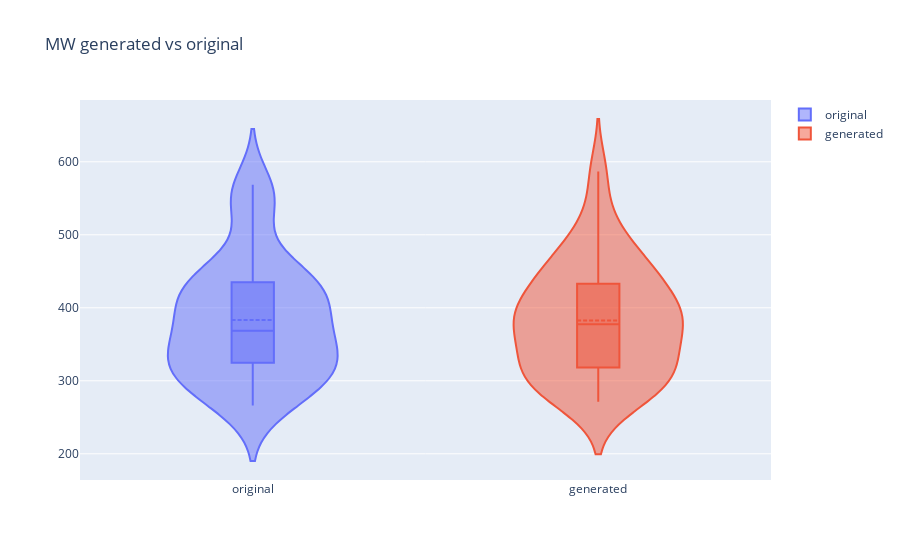
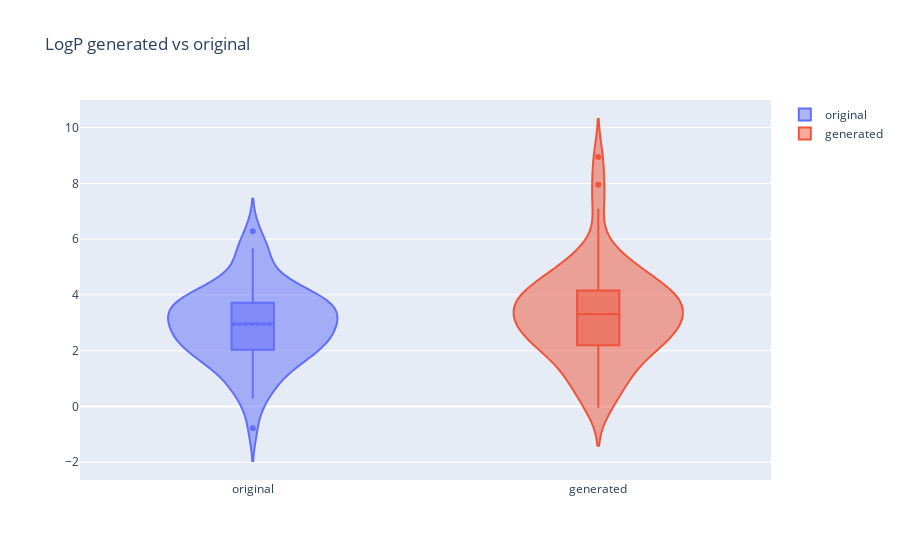

Write notebook code for charts like these, in order.
### Code cell
fig1 = plt.figure(figsize=(12, 6))

ax1 = fig1.add_subplot(1, 2, 1)
ax1.violinplot([props['MW']['original'], props['MW']['generated']])
ax1.set_xticks(ticks=[1, 2])
ax1.set_xticklabels(labels=['original', 'generated'])
ax1.set_title('MW')

ax2 = fig1.add_subplot(1, 2, 2)
ax2.violinplot([props['LogP']['original'], props['LogP']['generated']])
ax2.set_xticks(ticks=[1, 2])
ax2.set_xticklabels(labels=['original', 'generated'])
ax2.set_title('cLogP')

plt.tight_layout()

# plot violin with plotly MW generated vs original
fig2 = go.Figure()
fig2.add_trace(go.Violin(x=['original'] * len(props['MW']['original']), y=props['MW']['original'], name='original', box_visible=True, meanline_visible=True))
fig2.add_trace(go.Violin(x=['generated'] * len(props['MW']['generated']), y=props['MW']['generated'], name='generated', box_visible=True, meanline_visible=True))
fig2.update_layout(
    title="MW generated vs original",
    xaxis_title="",
    yaxis_title="",
    legend_title="",
)
fig2.show()

# plot violin with plotly LogP generated vs original
fig3 = go.Figure()
fig3.add_trace(go.Violin(x=['original'] * len(props['LogP']['original']), y=props['LogP']['original'], name='original', box_visible=True, meanline_visible=True))
fig3.add_trace(go.Violin(x=['generated'] * len(props['LogP']['generated']), y=props['LogP']['generated'], name='generated', box_visible=True, meanline_visible=True))
fig3.update_layout(
    title="LogP generated vs original",
    xaxis_title="",
    yaxis_title="",
    legend_title="",
)
fig3.show()

### Figure 1 — Plotly figure (JSON) as saved in the notebook; plotly's stock layout.template omitted (floating-point values rounded to 4 significant figures)
{"data": [{"box": {"visible": true}, "meanline": {"visible": true}, "name": "original", "type": "violin", "x": ["original", "original", "original", "original", "original", "original", "original", "original", "original", "original", "original", "original", "original", "original", "original", "original", "original", "original", "original", "original", "original", "original", "original", "original", "original", "original", "original", "original", "original", "original", "original", "original", "original", "original", "original", "original", "original", "original", "original", "original", "original", "original", "original", "original", "original", "original", "original", "original", "original", "original", "original", "original", "original", "original", "original", "original", "original", "original", "original"], "y": [387.5, 433.5, 449.3, 558.7, 435.5, 305.4, 443.5, 305.2, 387.5, 408.5, 327.8, 568.7, 297.3, 440.6, 357.4, 358.4, 414.5, 550.0, 365.8, 323.9, 358.4, 401.4, 427.5, 457.6, 439.6, 315.4, 285.7, 266.3, 407.3, 442.5, 270.2, 546.6, 368.4, 554.0, 300.4, 407.3, 282.3, 407.3, 327.4, 332.4, 427.5, 387.5, 365.2, 437.5, 548.7, 291.4, 299.7, 326.8, 498.5, 412.5, 310.3, 335.4, 370.4, 327.8, 338.2, 334.9, 276.3, 269.2, 333.4]}, {"box": {"visible": true}, "meanline": {"visible": true}, "name": "generated", "type": "violin", "x": ["generated", "generated", "generated", "generated", "generated", "generated", "generated", "generated", "generated", "generated", "generated", "generated", "generated", "generated", "generated", "generated", "generated", "generated", "generated", "generated", "generated", "generated", "generated", "generated", "generated", "generated", "generated", "generated", "generated", "generated", "generated", "generated", "generated", "generated", "generated", "generated", "generated", "generated", "generated", "generated", "generated", "generated", "generated", "generated", "generated", "generated", "generated", "generated", "generated", "generated", "generated", "generated", "generated", "generated", "generated", "generated", "generated", "generated", "generated"], "y": [465.5, 385.4, 326.8, 502.6, 354.4, 314.4, 383.4, 581.6, 343.4, 281.3, 456.7, 338.3, 451.5, 296.3, 316.4, 421.5, 519.7, 374.5, 392.9, 420.3, 425.4, 271.3, 377.4, 305.7, 413.5, 295.3, 435.5, 387.2, 454.6, 344.4, 401.5, 344.5, 515.7, 376.9, 386.4, 273.4, 392.3, 283.2, 323.4, 443.5, 394.5, 315.7, 280.4, 327.4, 475.5, 475.6, 324.9, 290.3, 440.6, 282.3, 421.5, 468.6, 397.4, 586.8, 282.3, 377.4, 370.4, 371.4, 312.8]}], "layout": {"legend": {"title": {"text": ""}}, "title": {"text": "MW generated vs original"}, "xaxis": {"title": {"text": ""}}, "yaxis": {"title": {"text": ""}}}}

### Figure 2 — Plotly figure (JSON) as saved in the notebook; plotly's stock layout.template omitted (floating-point values rounded to 4 significant figures)
{"data": [{"box": {"visible": true}, "meanline": {"visible": true}, "name": "original", "type": "violin", "x": ["original", "original", "original", "original", "original", "original", "original", "original", "original", "original", "original", "original", "original", "original", "original", "original", "original", "original", "original", "original", "original", "original", "original", "original", "original", "original", "original", "original", "original", "original", "original", "original", "original", "original", "original", "original", "original", "original", "original", "original", "original", "original", "original", "original", "original", "original", "original", "original", "original", "original", "original", "original", "original", "original", "original", "original", "original", "original", "original"], "y": [2.362, 2.682, 5.289, 3.281, 2.018, 2.086, 3.67, 0.2882, 2.314, 2.583, 4.011, 1.894, 3.949, 5.675, 3.699, 2.505, 3.369, 1.487, 2.083, 5.127, 2.891, 2.371, 3.863, 3.717, 6.28, 1.216, -0.783, 1.841, 3.259, 2.651, 2.577, 0.8687, 4.529, 1.82, 5.603, 1.47, 3.706, 3.259, 0.717, 4.196, 1.163, 2.362, 0.2999, 2.73, 2.019, 3.636, 3.233, 3.723, 3.978, 3.518, 4.342, 2.974, 3.148, 2.705, 1.598, 4.341, 3.851, 3.17, 3.267]}, {"box": {"visible": true}, "meanline": {"visible": true}, "name": "generated", "type": "violin", "x": ["generated", "generated", "generated", "generated", "generated", "generated", "generated", "generated", "generated", "generated", "generated", "generated", "generated", "generated", "generated", "generated", "generated", "generated", "generated", "generated", "generated", "generated", "generated", "generated", "generated", "generated", "generated", "generated", "generated", "generated", "generated", "generated", "generated", "generated", "generated", "generated", "generated", "generated", "generated", "generated", "generated", "generated", "generated", "generated", "generated", "generated", "generated", "generated", "generated", "generated", "generated", "generated", "generated", "generated", "generated", "generated", "generated", "generated", "generated"], "y": [3.911, 2.693, 3.31, 4.475, 3.355, 2.006, -0.0454, 8.941, 3.129, 2.128, 7.09, 2.887, 2.641, 4.267, 3.555, 2.762, 4.38, 2.839, 3.159, 4.173, 5.008, 1.244, 2.193, 1.898, 3.473, 1.321, 2.805, 4.909, 5.093, 2.014, 1.304, 4.389, 7.947, 3.458, 1.084, 2.17, 3.176, 4.088, 2.451, 3.327, 2.408, 3.038, 4.864, 0.3799, 4.118, 3.912, 3.99, 3.889, 5.675, 3.787, 2.511, 5.496, 0.7534, 3.719, 1.11, 2.193, 4.692, 0.1581, 3.774]}], "layout": {"legend": {"title": {"text": ""}}, "title": {"text": "LogP generated vs original"}, "xaxis": {"title": {"text": ""}}, "yaxis": {"title": {"text": ""}}}}
